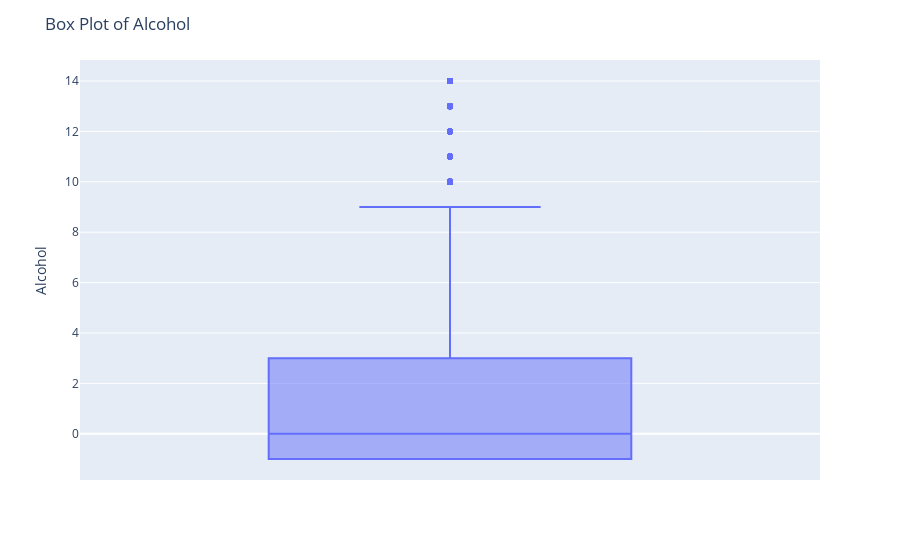

The cell this chart's notebook holds for it:
### Code cell
fig = px.box(df, y='alcohol')
fig.update_layout(
    title="Box Plot of Alcohol", 
    yaxis_title="Alcohol" 
)
fig.show()

### Figure 1 — Plotly figure (JSON) as saved in the notebook; plotly's stock layout.template omitted (floating-point values rounded to 4 significant figures; data arrays with more than 128 entries replaced by an {"elided": "..."} marker saying what was removed)
{"data": [{"alignmentgroup": "True", "hovertemplate": "alcohol=%{y}<extra></extra>", "legendgroup": "", "marker": {"color": "#636efa"}, "name": "", "notched": false, "offsetgroup": "", "orientation": "v", "showlegend": false, "type": "box", "x0": " ", "xaxis": "x", "y": {"elided": "5789 int values"}, "y0": " ", "yaxis": "y"}], "layout": {"boxmode": "group", "legend": {"tracegroupgap": 0}, "margin": {"t": 60}, "title": {"text": "Box Plot of Alcohol"}, "xaxis": {"anchor": "y", "domain": [0, 1]}, "yaxis": {"anchor": "x", "domain": [0, 1], "title": {"text": "Alcohol"}}}}
